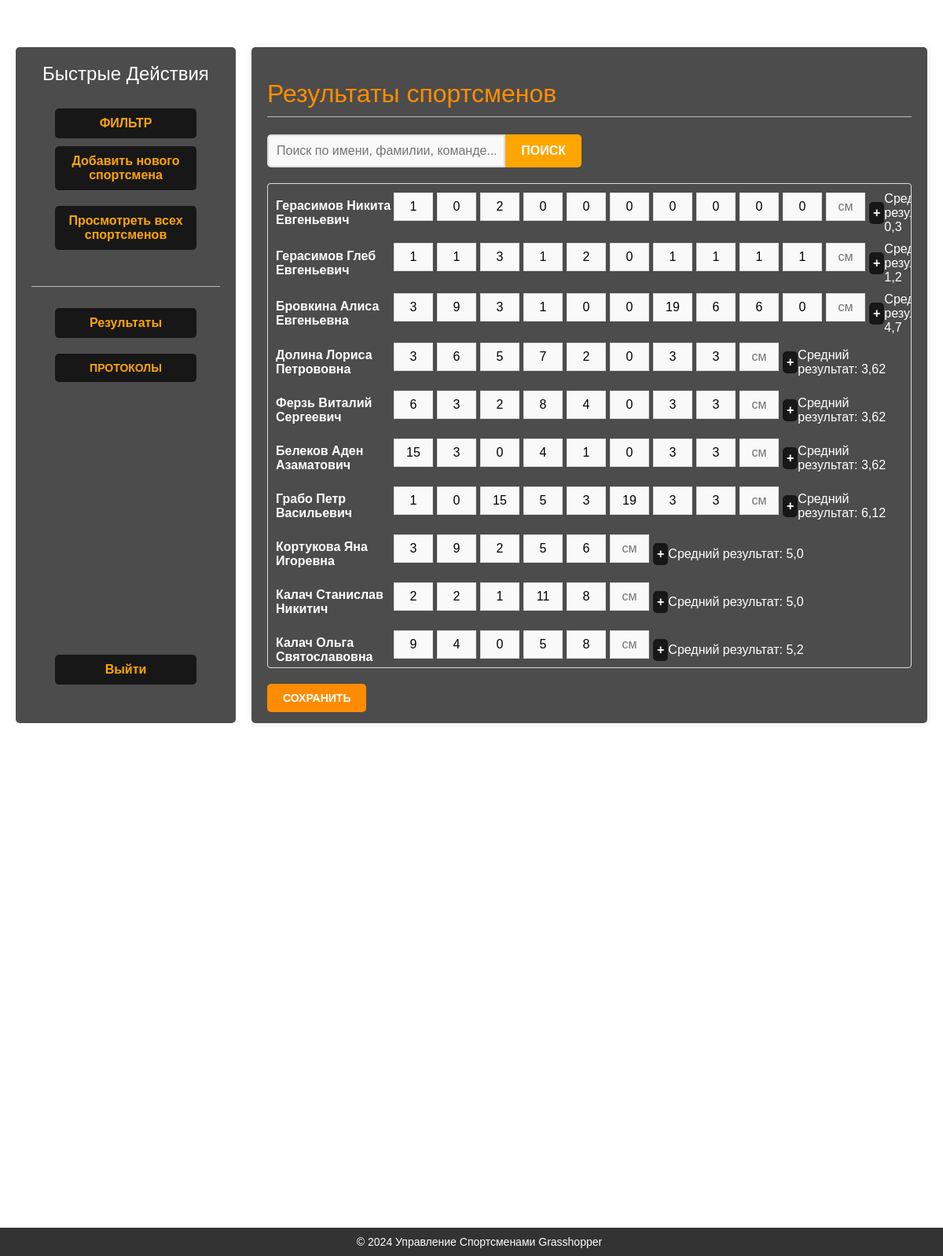
Screenshot of /grasshopper/results/ (signed in) with the database file from the repository.
### grasshopper/models.py (models this page shows, shortened)
class Athlet(models.Model):
    class Gender(models.TextChoices):
        MAN = 'MN', 'Мужчина'
        WOMAN = 'WN', 'Женщина'
    class Rank(models.TextChoices):
        FIRST = 'FR', '1 разряд'
        KMS = 'KM', 'КМС'
        MS = 'MS', 'МС'
        MSMK = 'MK', 'МСМК'
    user = models.ForeignKey(User, on_delete=models.CASCADE, related_name='athletes')
    name = models.CharField('ФИО спортсмена', max_length=250)
    gender = models.CharField(max_length=2,
                              choices=Gender.choices, verbose_name="Пол")
    rank = models.CharField(max_length=2,
                              choices=Rank.choices,
                              default=Rank.FIRST,
                            verbose_name="Разряд")
    date_birthday = models.DateField('Дата рождения спортсмена', null=False)
    team = models.CharField('Название команды', max_length=250)
    region = models.CharField('Регион', max_length=250)
    publish = models.DateTimeField(default=timezone.now)
    results = models.TextField(blank=True, null=True)  # Поле для хранения результатов
    average_result = models.FloatField(null=True, blank=True)
    total_result = models.IntegerField(null=True, blank=True)  # Новое поле для суммы результатов
    objects = models.Manager()
    class Meta:
        ordering = ['-publish']
        indexes = [
            models.Index(fields=['-publish']),
        ]

### grasshopper/views.py (the view, shortened to what this page needs)
# urls.py: path('results/', views.results_view, name='results_view'),
@login_required
def results_view(request):
    results_type = request.GET.get("type", "all")
    print("Получен тип результата:", results_type)
    athletes_queryset = Athlet.objects.filter(user=request.user)
    search_query = request.GET.get('search', '').strip()
    if search_query:
        athletes_queryset = athletes_queryset.filter(
            Q(name__icontains=search_query) | Q(team__icontains=search_query)
        )
    team_filter = request.GET.get('team')
    region_filter = request.GET.get('region')
    gender_filter = request.GET.get('gender')
    age_filter = request.GET.get('age')
    if team_filter:
        athletes_queryset = athletes_queryset.filter(team=team_filter)
    if region_filter:
        athletes_queryset = athletes_queryset.filter(region=region_filter)
    if gender_filter:
        athletes_queryset = athletes_queryset.filter(gender=gender_filter)
    if age_filter == 'under_24':
        athletes_queryset = athletes_queryset.filter(date_birthday__gt='2000-01-01')
    elif age_filter == 'over_24':
        athletes_queryset = athletes_queryset.filter(date_birthday__lt='2000-01-01')
    athletes = list(athletes_queryset)
    for athlete in athletes:
        athlete.decoded_results = json.loads(athlete.results) if athlete.results else []
        athlete.result_count = len(athlete.decoded_results)  # Количество результатов
    athletes = sorted(athletes, key=lambda x: (-x.result_count, x.average_result))
    if results_type == "all":
        athletes = sorted(athletes, key=lambda x: (-x.result_count, x.average_result))
    print("Results type:", results_type)
    teams = athletes_queryset.values_list('team', flat=True).distinct().order_by('team')
    regions = athletes_queryset.values_list('region', flat=True).distinct().order_by('region')
    return render(request, 'grasshopper/athlet/results.html', {
        "athletes": athletes,  # итоговый отфильтрованный список спортсменов
        'teams': teams,
        'regions': regions,
    })

### grasshopper/templates/grasshopper/athlet/results.html (shortened to what this page needs)
{% extends "grasshopper/base.html" %}
{% block content %}
<h1 style="color: darkorange;">Результаты спортсменов</h1>
<div class="search-container">
    <form method="get" action="{% url 'grasshopper:results_view' %}" class="search-form">
        <input type="text" name="search" class="search-input" placeholder="Поиск по имени, фамилии, команде...">
        <button type="submit" class="search-button">Поиск</button>
    </form>
</div>
{% if athletes %}
    <form id="resultsForm" method="post">
        <div class="athletes-results-scroll">
            {% for athlete in athletes %}
                <div class="athlete-result-row">
                    <span class="athlete-name">{{ athlete.name }}</span>
                    <div id="results-container-{{ athlete.id }}" class="results-container">
                        {% for result in athlete.decoded_results %}
                            <input type="text" name="results_{{ athlete.id }}" class="result-input" value="{{ result }}" placeholder="см" readonly>
                        {% endfor %}
                        <input type="text" name="results_{{ athlete.id }}" class="result-input" placeholder="см">
                        <button type="button" class="add-button" onclick="addInputField({{ athlete.id }})">+</button>
                    </div>
                    {% if athlete.average_result %}
                        <span class="average-result">Средний результат: {{ athlete.average_result }}</span>
                    {% endif %}
                </div>
            {% endfor %}
        </div>
        <div class="save-container">
            <button type="submit" class="save-button">Сохранить</button>
        </div>
    </form>
{% else %}
    <p>Список спортсменов пуст.</p>
{% endif %}
{% endblock %}

### grasshopper/static/css/grasshopper.css (style rules this page uses)
body { margin:0; padding:0; font-family:helvetica, sans-serif; }
body { margin: 0; padding: 0; font-family: Helvetica, sans-serif; background-color: #f8f9fa; }
h1 { font-weight:normal; border-bottom:1px solid #bbb; padding:0 0 10px 0; weight: auto; }
input, textarea { clear:both; float:left; margin:0 0 10px; background:#ededed; border:0; padding:6px 10px; font-size:12px; }
input, textarea, select { clear: both; float: left; margin: 0 0 15px; background: #f9f9f9; border: 1px solid #ddd; padding: 8px; font-size: 14px; width: 100%; box-sizing: border-box; }
input[type=submit], button { font-weight: bold; background: orange; color: #fff; padding: 10px 20px; font-size: 14px; text-transform: uppercase; cursor: pointer; border: none; border-radius: 4px; }

### grasshopper/templates/grasshopper/athlet/results.html (style rules this page uses)
.search-container { margin-bottom: 20px; }
.search-form { display: flex; width: 100%; max-width: 400px; margin: 10px 0 15px 0; }
.search-input { flex: 1; padding: 10px; font-size: 16px; border: 2px solid #ddd; border-radius: 5px 0 0 5px; outline: none; margin: 0; }
.search-button { padding: 10px 20px; font-size: 16px; background-color: orange; color: white; border: none; border-radius: 0 5px 5px 0; cursor: pointer; margin: 0; }
.athletes-results-scroll { max-height: 595px; overflow-y: auto; border: 1px solid #ddd; padding: 10px; border-radius: 4px; }
.athlete-result-row { display: flex; align-items: center; margin-bottom: 10px; }
.athlete-name { flex: 0 0 150px; font-weight: bold; }
.results-container { display: flex; gap: 5px; align-items: center; }
.result-input { width: 50px; text-align: center; font-size: 16px; border: 1px solid #ddd; outline: none; }
.add-button { padding: 5px; font-size: 16px; }
.save-container { display: flex; align-items: center; gap: 10px; margin-top: 15px; }
.save-button { padding: 10px 20px; background-color: darkorange; }

### rows the page displays
Athlet: name "Герасимов Никита Евгеньевич", decoded_results "1" "0" "2" "0" "0" "0" "0" "0" "0" "0", average_result "0,3"
Athlet: name "Герасимов Глеб Евгеньевич", decoded_results "1" "1" "3" "1" "2" "0" "1" "1" "1" "1", average_result "1,2"
Athlet: name "Бровкина Алиса Евгеньевна", decoded_results "3" "9" "3" "1" "0" "0" "19" "6" "6" "0", average_result "4,7"
Athlet: name "Долина Лориса Петрововна", decoded_results "3" "6" "5" "7" "2" "0" "3" "3", average_result "3,62"
Athlet: name "Ферзь Виталий Сергеевич", decoded_results "6" "3" "2" "8" "4" "0" "3" "3", average_result "3,62"
Athlet: name "Белеков Аден Азаматович", decoded_results "15" "3" "0" "4" "1" "0" "3" "3", average_result "3,62"
Athlet: name "Грабо Петр Васильевич", decoded_results "1" "0" "15" "5" "3" "19" "3" "3", average_result "6,12"
Athlet: name "Кортукова Яна Игоревна", decoded_results "3" "9" "2" "5" "6", average_result "5,0"
Athlet: name "Калач Станислав Никитич", decoded_results "2" "2" "1" "11" "8", average_result "5,0"
Athlet: name "Калач Ольга Святославовна", decoded_results "9" "4" "0" "5" "8", average_result "5,2"
